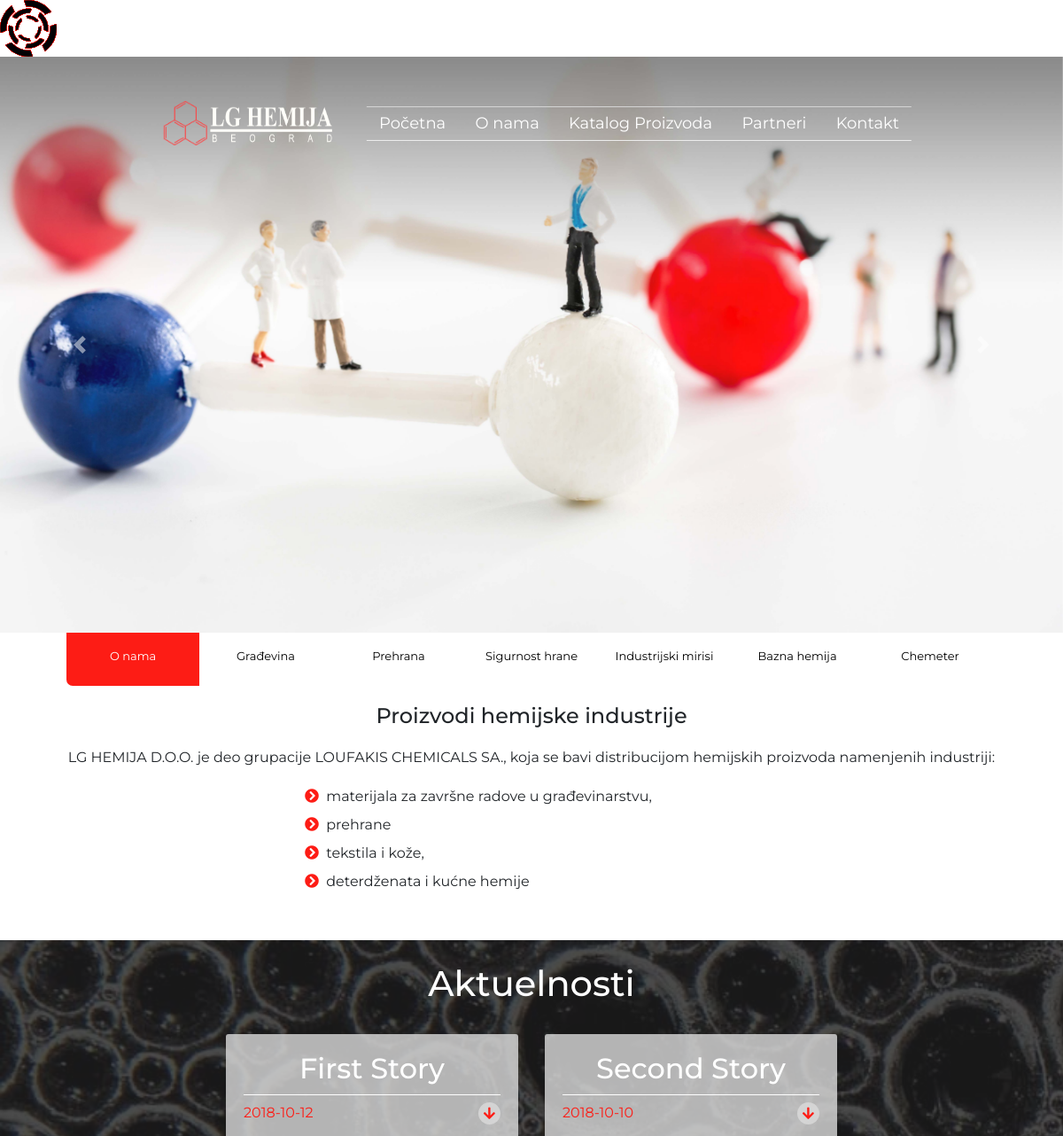
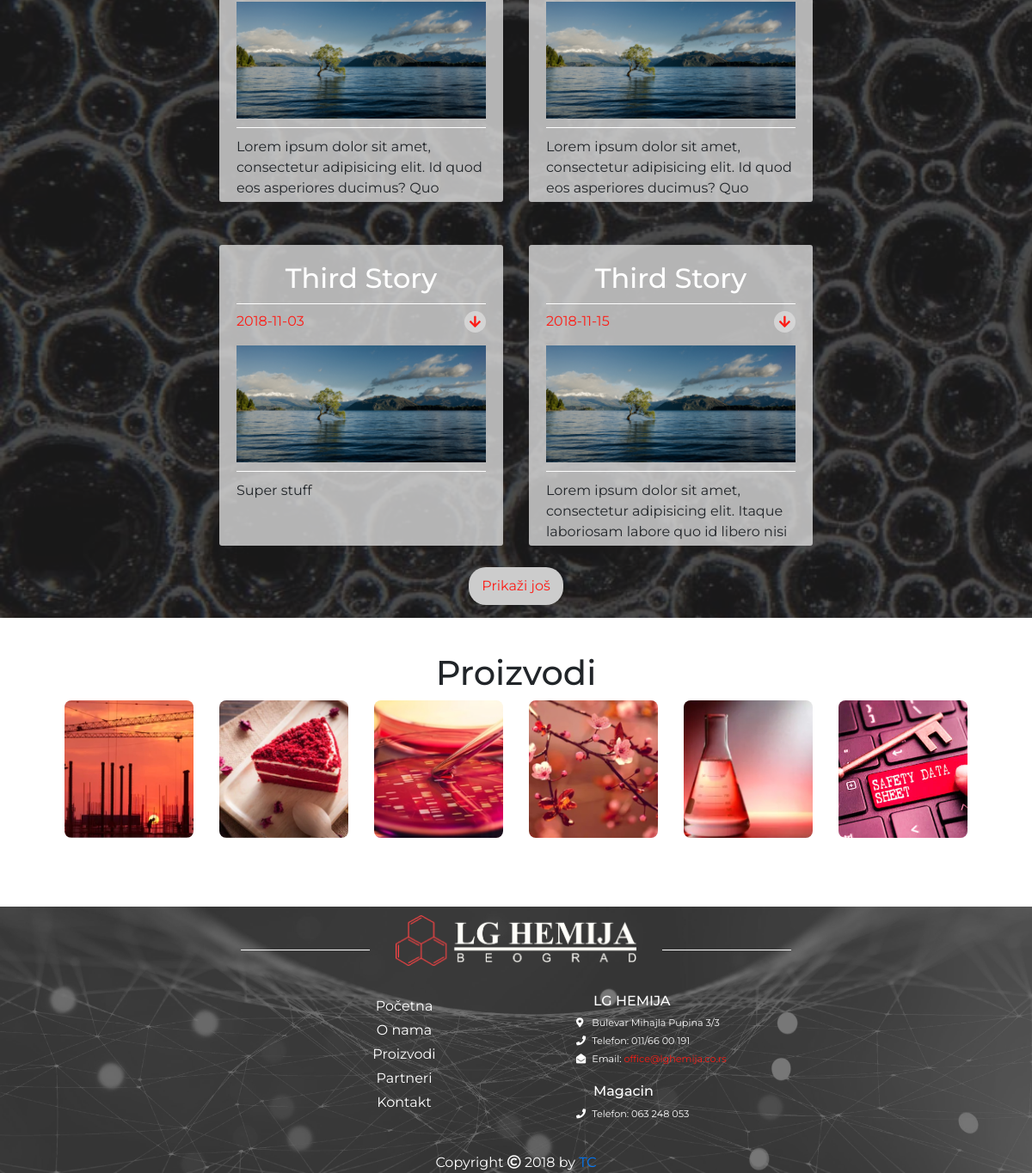
The page / on the database its author committed (2 pictures, top to bottom).
### tables this page shows
CREATE TABLE `story` (
  `story_id` int(3) NOT NULL,
  `story_title` varchar(255) NOT NULL,
  `story_date` date NOT NULL,
  `story_content` varchar(10000) NOT NULL,
  `story_cover` varchar(30) NOT NULL
);

CREATE TABLE `main_group` (
  `main_id` int(11) NOT NULL,
  `main_name` varchar(255) NOT NULL,
  `main_picture` varchar(20) NOT NULL,
  `main_index_picture` varchar(30) NOT NULL,
  `main_icon` varchar(30) NOT NULL
);

### productDB/functions.php (the view, shortened to what this page needs)
<?php include "serverConnection.php"; ?>
<?php
function getAllMainForIndexProducts () {
    global $connection;
    $query = "SELECT * FROM main_group";
    $select_all_main_groups = mysqli_query($connection, $query);
    while($row = mysqli_fetch_assoc($select_all_main_groups)) {
        $main_index_picture = $row['main_index_picture'];
?>
    <div class="Item col-xl-2 col-lg-3 col-md-4 col-sm-6 col-12">
        <div class="tester1" style="background-image: url('./photos/chemeter/chemeterIndex/<?php echo $main_index_picture; ?>')">
        </div>
    </div>
<?php
    }
}
?>

### modules/feed.php (shortened to what this page needs)
<?php include "../productDB/serverConnection.php"; ?>
<?php
if(isset($_POST['getAllNews'])) {
    storyTellerAll();
} else {
storyTeller();
}
function storyTeller () {
    global $connectionFeed;
    $query = "SELECT * FROM story LIMIT 4";
    $select_feed = mysqli_query($connectionFeed, $query);
    while($row = mysqli_fetch_assoc($select_feed)) {
        $story_title = $row['story_title'];
        $story_date = $row['story_date'];
        $story_content = $row['story_content'];
        $story_cover = $row['story_cover'];
        $burner = "<div class='col-12 col-sm-6 newsDiv'><h2>{$story_title}</h2><p class='dateSpan'>{$story_date}</p><i class='fas fa-arrow-down readMore'></i><div class='feedCover'><img src='./photos/feedImg/{$story_cover}'></div><p class='storyContent'>{$story_content}</p></div>";
        echo $burner;
    }
echo "<span class='getAllNews'>Prikaži još</span>";
}
?>

### main.css (style rules this page uses)
body { width: 100%; min-width: 270px; margin: 0 auto; font-family: 'Montserrat', sans-serif; }
#newsCover h1, #newsCover h2 { color: white; margin-top: 25px; }
#feed .col-sm-6 { -ms-flex: 0 0 calc(50%); flex: 0 0 calc(50% - 30px); max-width: calc(50%); }
#feed .newsDiv { height: auto; max-height: 350px; overflow: hidden; text-overflow: ellipsis; padding: 5px 20px; display: inline-block; background-color: rgba(219, 219, 219, 0.8); border-radius: 3px; box-sizing: border-box; transition: all 0.5s ease-out; margin: 25px 15px; vertical-align: top; }
#feed .newsDiv i { display: inline-block; }
#feed .newsDiv h2 { border-bottom: 1px solid white; padding-bottom: 10px; margin-top: 15px; }
#feed .newsDiv .dateSpan { text-align: left; display: inline-block; color: #fd1c15; }
#feed .newsDiv p { text-align: left; width: calc(100% - 25px); }
#feed .newsDiv .feedCover { box-sizing: border-box; margin-bottom: 10px; padding-bottom: 10px; border-bottom: 1px solid white; }
#feed .newsDiv .feedCover img { width: 100%; }
#feed .newsDiv .storyContent { width: 100%; }
#feed span { position: relative; width: 110px; margin: 0 auto 15px auto; padding: 10px; background-color: #cccccc; border-radius: 20px; color: #fd1c15; }
.selection .Item { width: 15%; display: inline-block; position: relative; margin: 0 auto; margin-bottom: 30px; overflow: hidden; }
.selection .Item .tester1 { border-radius: 8px; opacity: 1; transition: .5s ease; background-position: center center; background-repeat: no-repeat; background-size: cover; height: 160px; }
.readMore { width: 25px; height: 25px; position: relative; padding: 3px; background-color: rgba(219, 219, 219, 0.8); border-radius: 50%; text-align: center; font-size: 0.95rem; vertical-align: middle; padding: 5px; color: #fd1c15; }
p { cursor: default; }
h1, h2, h3, h4 :hover { cursor: default; }

### rows shown on the page
story: story_title "First Story", story_date "2018-10-12", story_cover (picture), story_content "Lorem ipsum dolor sit amet, consectetur adipisicing elit. Id quod eos asperiores ducimus? Quo…"
story: story_title "Second Story", story_date "2018-10-10", story_cover (picture), story_content "Lorem ipsum dolor sit amet, consectetur adipisicing elit. Id quod eos asperiores ducimus? Quo…"
story: story_title "Third Story", story_date "2018-11-03", story_cover (picture), story_content "Super stuff"
story: story_title "Third Story", story_date "2018-11-15", story_cover (picture), story_content "Lorem ipsum dolor sit amet, consectetur adipisicing elit. Itaque laboriosam labore quo id libero nisi…"
